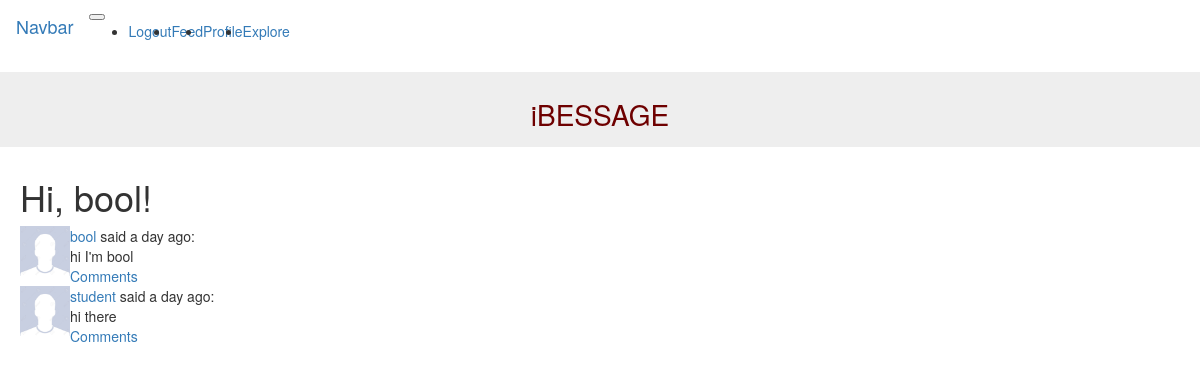
The page /explore (signed in) on the database its author committed.
### app/models.py (models this page shows, shortened)
class User(UserMixin, db.Model):
    id = db.Column(db.Integer, primary_key=True)
    username = db.Column(db.String(64), index=True, unique=True)
    email = db.Column(db.String(120), index=True, unique=True)
    password_hash = db.Column(db.String(128))
    posts = db.relationship('Post', backref='author', lazy='dynamic')
    about_me = db.Column(db.String(140))
    last_seen = db.Column(db.DateTime, default=datetime.utcnow)
    followed = db.relationship(
        'User', secondary=followers,
        primaryjoin=(followers.c.follower_id == id),
        secondaryjoin=(followers.c.followed_id == id),
        backref=db.backref('followers', lazy='dynamic'), lazy='dynamic')

class Post(db.Model):
    id = db.Column(db.Integer, primary_key=True)
    body = db.Column(db.String(140))
    timestamp = db.Column(db.DateTime, index=True, default=datetime.utcnow)
    user_id = db.Column(db.Integer, db.ForeignKey('user.id'))

### app/routes.py (the view)
@app.route('/explore')
@login_required
def explore():
    posts = Post.query.order_by(Post.timestamp.desc()).all()
    return render_template('index.html', title='Explore', posts=posts)

### app/models.py (called while the page is built)
@login.user_loader
def load_user(id):
    return User.query.get(int(id))

### app/templates/index.html (shortened to what this page needs)
{% extends "base.html" %}
{% import 'bootstrap/wtf.html' as wtf %}
{% block appcontent %}
  <h1>Hi, {{ current_user.username }}!</h1>
  {% for post in posts %}
      {% include '_post.html' %}
  {% endfor %}
{% endblock %}

### app/templates/_post.html
<table>
    <tr valign="top">
        <td><img src="/static/avatar.jpg" width="50" height="50"></td>
        <td>
          <a href="{{ url_for('user', username=post.author.username) }}">
              {{ post.author.username }}
          </a>
            said {{ moment(post.timestamp).fromNow() }}:
                <br>
                {{ post.body }}
                <br>
                <a href="{{ url_for('comments', post_id=post.id) }}"> Comments </a>
        </td>
    </tr>
</table>

### rows shown on the page
User: username "bool"
Post: author.username "bool", timestamp "a day ago", body "hi I'm bool"
Post: author.username "student", timestamp "a day ago", body "hi there"
